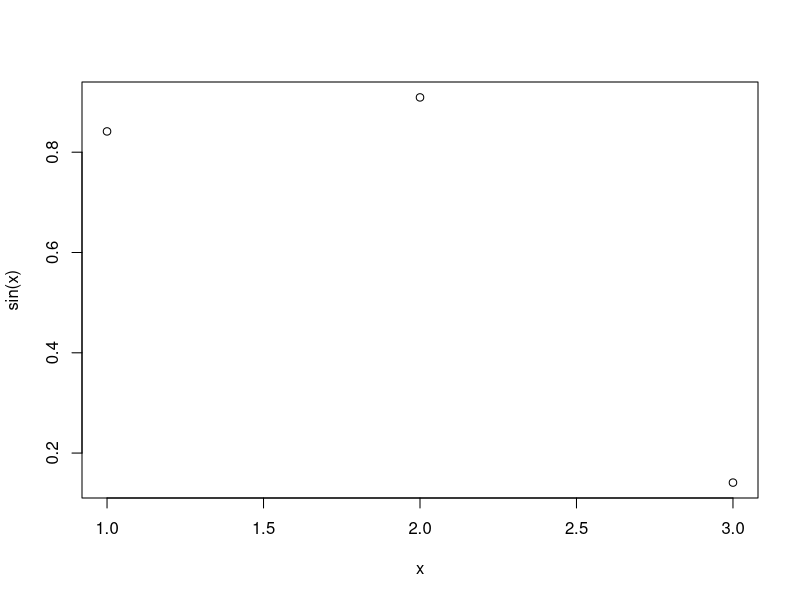

This chart was generated by the following R code:
## ---- chunk 1
x <- c(1,2,3)
## ---- chunk 2
x <- c(1,2,3)
## ---- chunk 3
#| code-fold: true
1+1
## ---- chunk 4
#| code-fold: true
1+1
## ---- chunk 5
#| fig-cap: "Bla bla bla. This is a caption in the margin. Super cool isn't it?"
#| fig-cap-location: margin
x <- c(1,2,3)
plot(x,sin(x))
